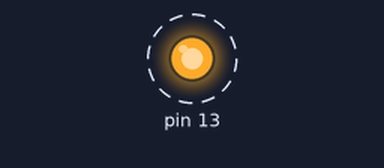
The sketch below on a simulated Arduino Uno, built with avr-gcc and run on an emulated ATmega328P. On the bench: output pins drawn as LEDs (lit = HIGH). Dashed ring = blinking.

Above: at 0.2 s.
Timing chart, 0 to 3.0 s (numbered marks = the images above):
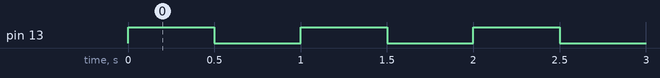

Measured:
- by itself, pin 13: alternates HIGH for 0.50 s and LOW for 0.50 s

The sketch:

PinNo_Duration.ino
```cpp
// CS3514 - C Programming for Microcontrollers
// Lab 1: Getting Started
// Write a C function that accepts a pin number
// and a duration and output a HIGH on that pin for that duration.

// Colin Kelleher - 117303363
// 30 - Sept -

void pinOn( int pinNum, int duration) {
  digitalWrite( pinNum, HIGH);
  delay (duration);
  digitalWrite( pinNum, LOW);

}

void setup() {
  pinMode (13, OUTPUT);
}

void loop () {
  pinOn (13, 500);
  delay (500);
}
```
